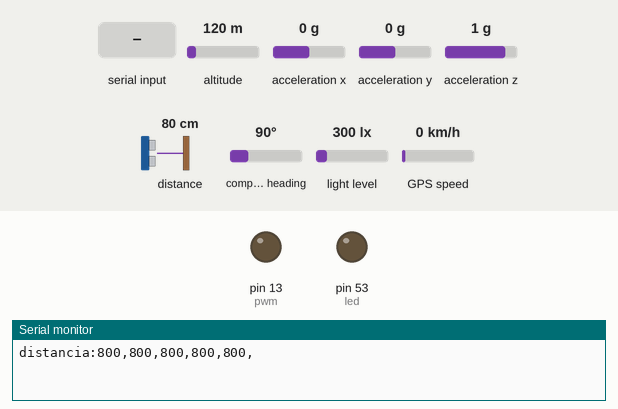
A sketch run on a simulated Arduino Mega 2560, built with avr-gcc and run on an emulated ATmega2560. On the bench: output pins drawn as LEDs (lit = HIGH), the last lines printed to the serial monitor. The test bench sets the inputs (shaded band); at power-on: distance to the obstacle 80 cm, altitude 120 m, acceleration x 0 g, acceleration y 0 g, acceleration z 1 g, compass heading 90°, light level 300 lx, GPS speed 0 km/h. The GPS gets a fix after 3 s at 37.7749, -122.4194 with 8 satellites.

Above: at 0.13 s.
At 1.2 s:
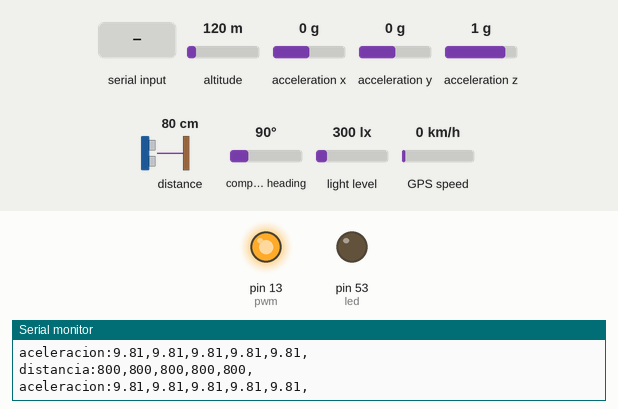
1.3 s: "x" received over Serial
At 2.6 s:
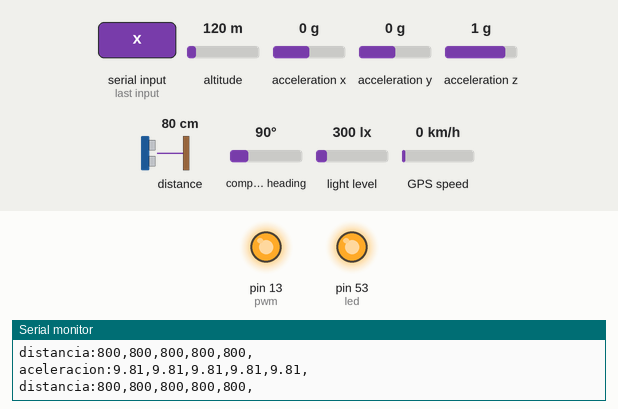
4.9 s: distance to the obstacle set to 2 cm
9.9 s: distance to the obstacle set to 250 cm
Timing chart, 0 to 12.9 s (numbered marks = the images above; inputs shaded):
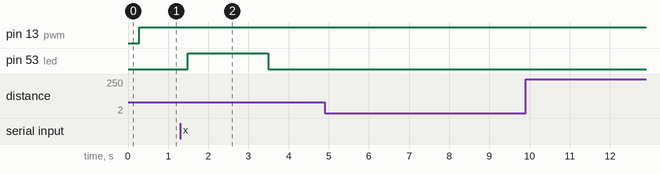

Measured:
- after the input at 1.3 s, pin 53 (led): LOW → HIGH after 0.19 s, → LOW 2.0 s later
- after the input at 9.9 s, every drawn part: stays the same

The sketch:

lectura_sensores.ino
```cpp
#include <Adafruit_Sensor.h>
#include <Adafruit_ADXL345_U.h>
#include "Adafruit_VL53L0X.h"
#include <Wire.h>
#include <BH1750.h>
#include <SPI.h>
#include <NMEAGPS.h>
#include <TimerOne.h>


// Sensor de distancia
Adafruit_VL53L0X lox = Adafruit_VL53L0X();

// Sensor de luz
BH1750 lightMeter;

// Sensor de aceleración
Adafruit_ADXL345_Unified accel = Adafruit_ADXL345_Unified(1010);

// GPS
NMEAGPS  gps;
#define gps_port Serial1
static gps_fix  fix;

// Luces
const int led = 53;
const int pwm = 13;

// Control Luz
double Kp=100, Ki=1, Kd=1;
double error;
double sample;
double lastSample;
double P, I, D;
double Output;

double setPoint;
long lastProcess;


void setup() {
  Serial.begin(9600);
  Serial.flush();
  gps_port.begin( 9600 );

  pinMode(led, OUTPUT);


  lox.begin();
  lightMeter.begin(BH1750::ONE_TIME_HIGH_RES_MODE);
  accel.setRange(ADXL345_RANGE_16_G);
  accel.begin();

  setPoint = 3000;

}

void loop() {

  Serial.print("distancia:");
  for(int i = 0; i<5; i++){
    Serial.print(leerDistancia());
    Serial.print(",");
    delay(10);
  }
  Serial.println();


  Serial.print("aceleracion:");
  for(int i = 0; i<5; i++){
    Serial.print(leerAceleracion('z'));
    Serial.print(",");
    delay(10);
  }
  Serial.println();

  uint16_t luz = lightMeter.readLightLevel();
  //Serial.print("Luz: ");
  //Serial.println(luz);

  Output = controlLuz();
  analogWrite(pwm, Output);

  if (gps.available( gps_port )) {
    //Serial.read();
    fix = gps.read();
    if (fix.valid.location){
        Serial.print("GPS: ");
        Serial.print( fix.latitude(),5);
        Serial.print(",");
        Serial.print( fix.longitude(),5);
      }else {
        Serial.print( "Posicion invalida" );
      }
      Serial.println();
   }


  if(Serial.available()){
    //Serial.parseInt();
    Timer1.attachInterrupt(apagarLed);
    encenderLed();
    Timer1.initialize(2000000);
    Serial.read();
    /*if (gps.available( gps_port )){

      fix = gps.read();
      if (fix.valid.location){
        Serial.print(fix.latitude(),5);
        Serial.print(",");
        Serial.print(fix.longitude(),5);
      }else {
        Serial.print( "Posicion invalida" );
      }
      Serial.println();
    }else{
      Serial.println("No se pudo leer el GPS");
    }*/
  }
  delay(333);

}

int leerDistancia(){
  VL53L0X_RangingMeasurementData_t measure;
  lox.rangingTest(&measure, false);
  while(measure.RangeMilliMeter > 5000){
    lox.rangingTest(&measure, false);
  }
  return measure.RangeMilliMeter;
}


double leerAceleracion(char eje){
  double x, y, z;
  sensors_event_t event;
  accel.getEvent(&event);

  if(eje == 'x')
    return event.acceleration.x;
  else if(eje == 'y')
    return event.acceleration.y;
  else
    return event.acceleration.z;
}


void encenderLed(){
    digitalWrite(led, HIGH);
}

void apagarLed(){
    digitalWrite(led, LOW);
}

double controlLuz(){
  error = setPoint - sample;
  float deltaTime = (millis() - lastProcess) / 1000.0;
  lastProcess = millis();

  //P
  P = error * Kp;

  //I
  I = I + (error * Ki) * deltaTime;

  //D
  D = (lastSample - sample) * Kd / deltaTime;
  lastSample = sample;

  Output = P + I + D;
  Output = Output/100;

  if (Output > 255){
    Output = 255;
  }
  else if (Output < 76 && Output > 50){
    Output = 76;
  }
  else {
    Output = 0;
  }

  return Output;
}
```
